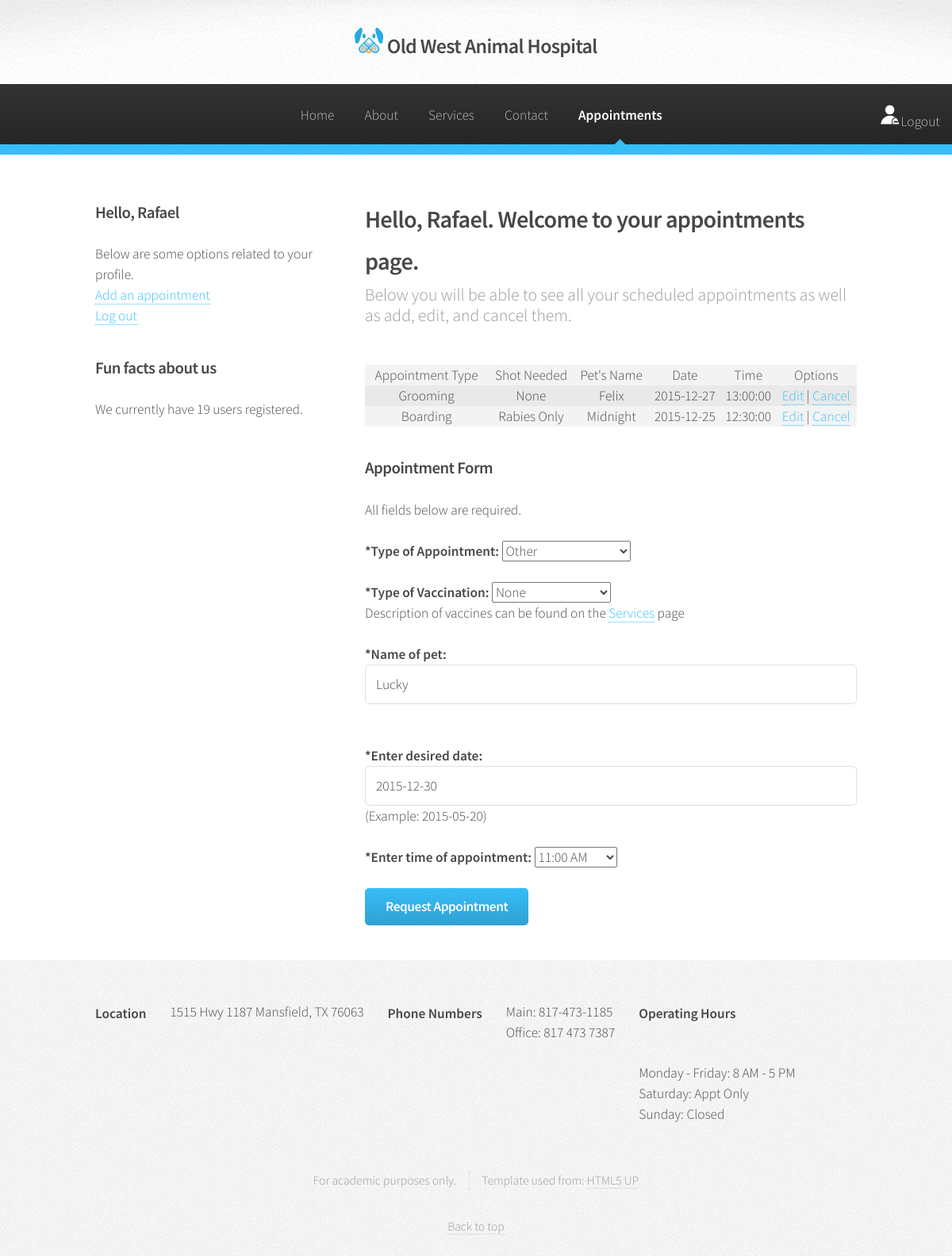
The page /appointment.php?appt_id=19 (signed in) on the database its author committed.
### tables this page shows
CREATE TABLE `Customer` (
  `user_id` int(11) NOT NULL auto_increment,
  `username` varchar(30) NOT NULL,
  `password` varchar(50) NOT NULL,
  `email` varchar(50) NOT NULL,
  PRIMARY KEY  (`user_id`)
);

CREATE TABLE `Type` (
  `type_id` tinyint(4) NOT NULL auto_increment,
  `appt_type` varchar(255) NOT NULL,
  PRIMARY KEY  (`type_id`)
);

CREATE TABLE `Shot` (
  `shot_id` tinyint(4) NOT NULL auto_increment,
  `shot_type` varchar(255) NOT NULL,
  PRIMARY KEY  (`shot_id`)
);

CREATE TABLE `App` (
  `appt_id` int(11) NOT NULL auto_increment,
  `apptype` int(11) NOT NULL,
  `shottype` int(11) NOT NULL,
  `user` int(11) NOT NULL,
  `petname` varchar(50) NOT NULL,
  `date` date NOT NULL,
  `time` time NOT NULL,
  PRIMARY KEY  (`appt_id`)
);

### core/init.php (called while the page is built, shortened)
<?php
require 'functions/functions.php';
if (logged_in() === true) {
	$session_user_id = $_SESSION['user_id'];
	$user_data = user_data($session_user_id, 'user_id', 'username', 'password', 'email');
}
?>

### core/functions/functions.php (called while the page is built, shortened)
<?php
function user_count() {
	return mysql_result(mysql_query("SELECT COUNT(`user_id`) FROM `Customer`"), 0);
}
function user_data($user_id){
	$user_id = (int)$user_id;
	$func_num_args = func_num_args();
	$func_get_args = func_get_args();
	if ($func_num_args > 1) {
		unset($func_get_args[0]);
		$fields = '`' . implode('`, `', $func_get_args) . '`';
		$data = mysql_fetch_assoc(mysql_query("SELECT $fields FROM `Customer` WHERE `user_id` = $user_id"));
		return $data;
	}
}
?>

### appointment.php (the view, shortened to what this page needs)
<?php
include 'core/init.php';
include "includes/headapp.php";
?>
	<nav id="nav">
		<ul class="login-icon">
    		<li><a href="logout.php"><img src="images/logout_user.png" width="30%" height="30%">Logout</a></li>
		</ul>
		<ul class="main-nav">
			<li><a href="home.php">Home</a></li>
			<li><a href="about.php">About</a></li>
			<li><a href="services.php">Services</a></li>
			<li><a href="contact.php">Contact</a></li>
			<li class="current"><a href="appointment.php">Appointments</a></li>
		</ul>
	</nav>
	</div>
	<section class="wrapper style1">
		<div class="container">
        	<div class="row 200%">
				<div class="4u 12u(narrower)">
					<div id="sidebar">
		<section>
			<h3>Hello, <?php echo ucfirst($user_data['username']); ?></h3>
                	<ul>
                    	<li>Below are some options related to your profile.</li>
                    	<li><a href="#appt">Add an appointment</a></li>
                    	<li><a href="logout.php">Log out</a></li>
                    </ul>
		</section>
			<section>
				<h3>Fun facts about us</h3>
                <?php
				$user_count = user_count();
				$suffix = ($user_count != 1) ? 's' : '';
				?>
					<p>We currently have <?php echo user_count(); ?> user<?php echo $suffix; ?> registered.<br>
                    </p>
			</section>
						</div>
					</div>
	<div class="8u  12u(narrower) important(narrower)">
		<div id="content">
			<article>
				<header>
					<h2>Hello, <?php echo ucfirst($user_data['username']); ?>. Welcome to your appointments page.</h2>
						<p>Below you will be able to see all your scheduled appointments as well as add, edit, and cancel them.</p>
				</header>
<?php
$conn = dbconnect();
	$query = "SELECT appt_type, shot_type, petname, date, time, appt_id FROM App, Shot, Type WHERE Type.type_id = App.apptype AND Shot.shot_id = App.shottype AND user = ? order by date DESC, time ASC";
	$stmt = $conn->stmt_init();
	if ($stmt->prepare($query)){
		$stmt->bind_param("i", $_SESSION['user_id']);
		$stmt->execute();
		$stmt->bind_result($appt_type, $shot_type, $petname, $date, $time, $appt_id);
		$tblRows = "";
		while($stmt->fetch()){
			$Title = "$date $appt_type";
			$Title_js = htmlspecialchars($Title, ENT_QUOTES);
			$tblRows = $tblRows."<tr>
									<td>$appt_type</td>
								 	<td>$shot_type</td>
									<td>$petname</td>
									<td>$date</td>
									<td>$time</td>
							     	<td><a href='#appt' href='?appt_id=$appt_id'>Edit</a> | <a href='javascript:confirmDel(\"$Title_js\",$appt_id)'>Cancel</a> </td>
								</tr>";
		}
		$output = "<table border=1 cellpadding=4>\n
		<tr>
			<th>Appointment Type</th>
			<th>Shot Needed</th>
			<th>Pet's Name</th>
			<th>Date</th>
			<th>Time</th>
			<th>Options</th>
		</tr>\n".$tblRows.
		"</table>";
	} else {
		$output = "Query to retrieve product information failed.";
	}
?>
<?php echo $output; ?>
<?php
	$conn = dbconnect();
	$petname	= "";
	$date		= "";
	$time		= "";
	if(isset($_GET['appt_id'])){
		$appt_id = intval($_GET['appt_id']);
		if(is_int($appt_id)) {
			$query = "SELECT Type.type_id, Shot.shot_id, App.petname, App.date, App.time FROM App, Shot, Type WHERE Type.type_id = App.apptype AND Shot.shot_id = App.shottype AND appt_id = ?";
			$stmt = $conn->stmt_init();
			if ($stmt->prepare($query)) {
				$stmt->bind_param('i', $appt_id);
				$stmt->execute();
				$stmt->bind_result($type_id, $shot_id, $petname, $date, $time);
			} else {
				$appt_id = "";
				$error_msg = "If you want to edit an item, some error occured. Please follow the link below to appointment page or contact webmaster. Thank you.";
			}
		}
	}
function ApptList($selectedType){
	$list = "";
	global $conn;
	$sql = "SELECT type_id, appt_type FROM Type order by appt_type";
	$stmt = $conn->stmt_init();
	if ($stmt->prepare($sql)){
		$stmt->execute();
		$stmt->bind_result($type_id, $appt_type);
		while ($stmt->fetch()) {
			if ($selectedType == $type_id){
				$selected = "Selected";
			} else {
				$selected = "";
			}
			$list = $list."<option value='$type_id' $selected>$appt_type</option>";
		}
	} else {
		$list = "something is wrong";
	}
	return $list;
}
function ShotList($selectedShot){
	$list = "";
	global $conn;
	$sql = "SELECT shot_id, shot_type FROM Shot order by shot_id";
	$stmt = $conn->stmt_init();
	if ($stmt->prepare($sql)){
		$stmt->execute();
		$stmt->bind_result($shot_id, $shot_type);
		while ($stmt->fetch()) {
			if ($selectedShot == $shot_id){
				$selected = "Selected";
			} else {
				$selected = "";
			}
			$list = $list."<option value='$shot_id' $selected>$shot_type</option>";
		}
	} else {
		$list = "something is wrong";
	}
	return $list;
}
function timeCheck($apptTime, $timeSlot) {
	if ($apptTime == $timeSlot){
		echo "selected";
	}
}
?>
                	<h3 id="appt">Appointment Form</h3>
					<form action="app_edit.php" method="post">
                    All fields below are required.<br><br>
                    <strong>*Type of Appointment:</strong>
                    <select name="apptype"><option selected disabled>Select Appointment</option><? echo ApptList($type_id)?>
                    </select><br><br>
                    <strong>*Type of Vaccination:</strong>
                    <select name="shottype"><option selected disabled>Select Vaccination</option><? echo ShotList($shot_id)?>
					</select><br>Description of vaccines can be found on the <a href="">Services</a> page<br><br>
					<strong>*Name of pet:</strong><br>
                    <input type="text" name="petname" value="<?= $petname ?>"><br><br>
					<strong>*Enter desired date:</strong>
                    <input type="text" name="date" placeholder="YYYY-MM-DD"min="2015-12-15" value="<?= $date ?>">
					(Example: 2015-05-20)<br><br>
					<strong>*Enter time of appointment:</strong>
                    <select name="time">
						<option value="11:00:00" <?php timeCheck($time, "11:00:00") ?>>11:00 AM</option>
                    </select><br><br>
                    <input type="submit" name="go" value="Request Appointment"><br><br>
                    </form>
			</article>
		</div>
	</div>
		</div>
		</div>
	</section>
<?php
include "includes/footer.php";
?>

### rows shown on the page
customer: username "Rafael"
type: appt_type "Grooming"
shot: shot_type "None", shottype "None"
app: petname "Felix", date "2015-12-27", time "13:00:00"
type: appt_type "Boarding"
shot: shot_type "Rabies Only"
app: petname "Midnight", date "2015-12-25", time "12:30:00"
type: apptype "Other"
app: petname "Lucky", date "2015-12-30", time "11:00 AM"

### other values the page prints
user_count() "19"
$suffix "s"
